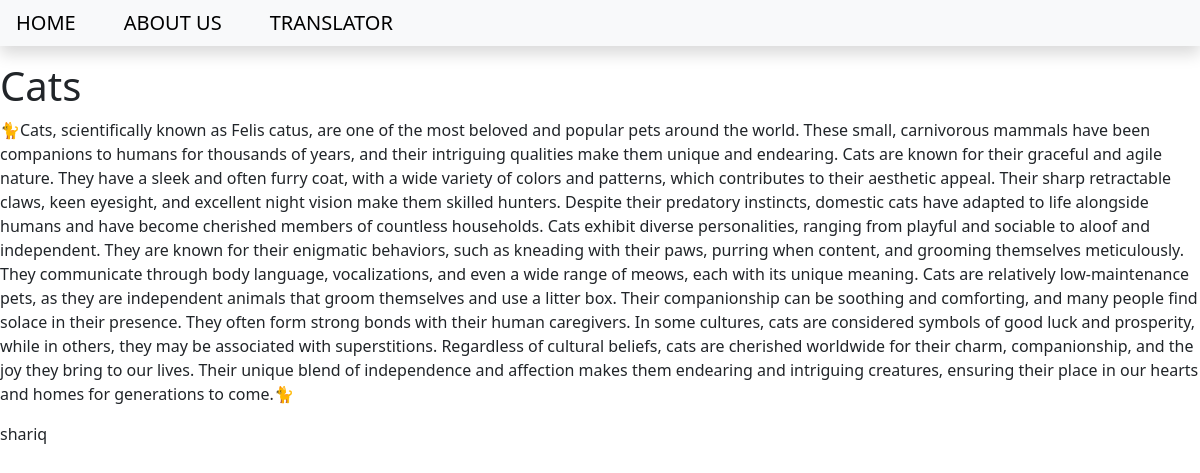
Page /cats on the committed database.
### blog/models.py (models this page shows, shortened)
class Post(models.Model):
    title=models.CharField(max_length=200)
    content= models.TextField()
    date_created=models.DateTimeField(auto_now_add=True) #this argument is used to save the current date when save key is pressed
    slug= models.SlugField(max_length=200,unique=True)
    author=models.ForeignKey(to=User, on_delete=models.CASCADE) #CASCADE deletes all the attributes of User when delete is pressed
    status= models.IntegerField(choices=STATUS,default=0)

### blog/views.py (the view)
# urls.py: path('<slug:slug>',views.BlogView.as_view(), name='blog_view'),
class BlogView(generic.DetailView):
    model= Post
    template_name='blog.html'

### templates/blog.html
{% extends 'base.html' %} {% block content %}
<h1>{{object.title}}</h1>
<p>{{object.content}}</p>
<p>{{object.author}}</p>
{% endblock content %}

### rows in the picture
Post: title "Cats", content "🐈Cats, scientifically known as Felis catus, are one of the most beloved and popular pets around the world. These small, carnivorous mammals have been companions to humans for thousands of years, and their intriguing qualities make them unique and endearing. Cats are known for their graceful and agile nature. They have a sleek and often furry coat, with a wide variety of colors and patterns, which contributes to their aesthetic appeal. Their sharp retractable claws, keen eyesight, and excellent night vision make them skilled hunters. Despite their predatory instincts, domestic cats have adapted to life alongside humans and have become cherished members of countless households. Cats exhibit…", author "shariq"
